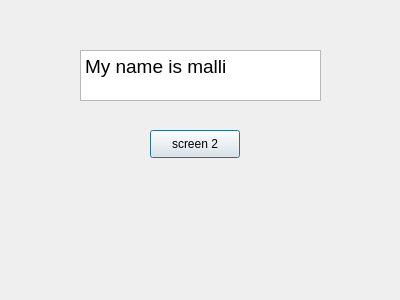
<?xml version="1.0" encoding="UTF-8"?>
<ui version="4.0">
 <class>Dialog</class>
 <widget class="QDialog" name="Dialog">
  <property name="geometry">
   <rect>
    <x>0</x>
    <y>0</y>
    <width>400</width>
    <height>300</height>
   </rect>
  </property>
  <property name="windowTitle">
   <string>Dialog</string>
  </property>
  <widget class="QPushButton" name="pushButton">
   <property name="geometry">
    <rect>
     <x>150</x>
     <y>130</y>
     <width>90</width>
     <height>28</height>
    </rect>
   </property>
   <property name="text">
    <string>screen 2</string>
   </property>
  </widget>
  <widget class="QTextBrowser" name="textBrowser">
   <property name="geometry">
    <rect>
     <x>80</x>
     <y>50</y>
     <width>241</width>
     <height>51</height>
    </rect>
   </property>
   <property name="html">
    <string>&lt;!DOCTYPE HTML PUBLIC &quot;-//W3C//DTD HTML 4.0//EN&quot; &quot;http://www.w3.org/TR/REC-html40/strict.dtd&quot;&gt;
&lt;html&gt;&lt;head&gt;&lt;meta name=&quot;qrichtext&quot; content=&quot;1&quot; /&gt;&lt;style type=&quot;text/css&quot;&gt;
p, li { white-space: pre-wrap; }
&lt;/style&gt;&lt;/head&gt;&lt;body style=&quot; font-family:'Ubuntu'; font-size:10pt; font-weight:400; font-style:normal;&quot;&gt;
&lt;p style=&quot; margin-top:0px; margin-bottom:0px; margin-left:0px; margin-right:0px; -qt-block-indent:0; text-indent:0px;&quot;&gt;&lt;span style=&quot; font-size:14pt;&quot;&gt;My name is malli&lt;/span&gt;&lt;/p&gt;&lt;/body&gt;&lt;/html&gt;</string>
   </property>
  </widget>
 </widget>
 <resources/>
 <connections/>
</ui>
